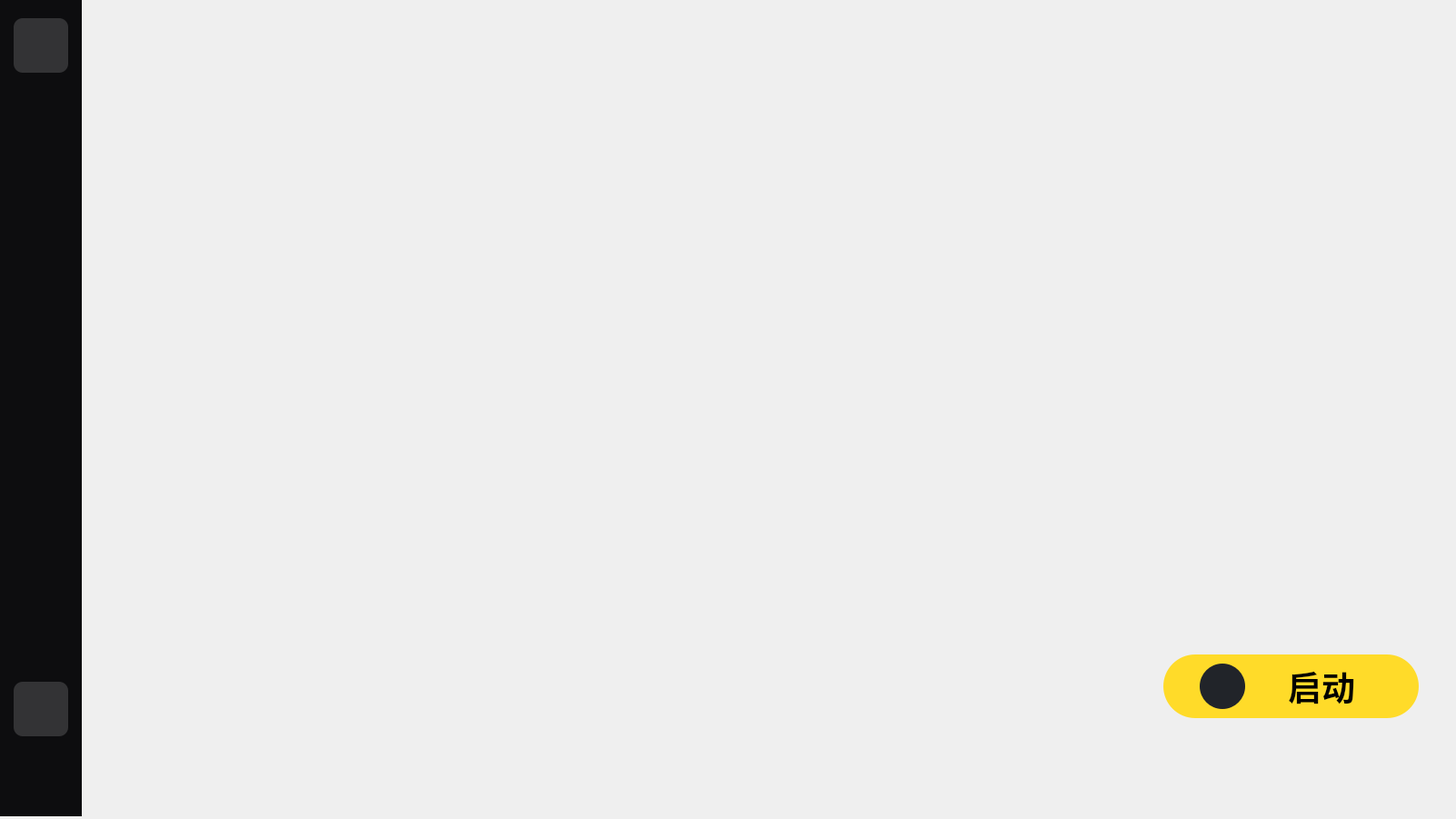
<?xml version="1.0" encoding="UTF-8"?>
<ui version="4.0">
 <class>MainWindow</class>
 <widget class="QMainWindow" name="MainWindow">
  <property name="geometry">
   <rect>
    <x>0</x>
    <y>0</y>
    <width>1602</width>
    <height>901</height>
   </rect>
  </property>
  <property name="minimumSize">
   <size>
    <width>1602</width>
    <height>901</height>
   </size>
  </property>
  <property name="baseSize">
   <size>
    <width>1602</width>
    <height>901</height>
   </size>
  </property>
  <property name="windowTitle">
   <string>MainWindow</string>
  </property>
  <widget class="QWidget" name="centralWidget">
   <widget class="QLabel" name="label">
    <property name="geometry">
     <rect>
      <x>90</x>
      <y>0</y>
      <width>1518</width>
      <height>901</height>
     </rect>
    </property>
    <property name="styleSheet">
     <string notr="true">background-image: url(:/QtImage/loadBack.jpg);</string>
    </property>
    <property name="text">
     <string/>
    </property>
   </widget>
   <widget class="QPushButton" name="login">
    <property name="geometry">
     <rect>
      <x>1280</x>
      <y>720</y>
      <width>281</width>
      <height>70</height>
     </rect>
    </property>
    <property name="font">
     <font>
      <family>微软雅黑</family>
      <pointsize>28</pointsize>
      <weight>75</weight>
      <bold>true</bold>
     </font>
    </property>
    <property name="cursor">
     <cursorShape>OpenHandCursor</cursorShape>
    </property>
    <property name="styleSheet">
     <string notr="true">border-radius:35px;border:1px;padding:1px 70px;
background-color: rgb(255,219,41);
text-align : right;border-right-width : 70px;</string>
    </property>
    <property name="text">
     <string>启动</string>
    </property>
   </widget>
   <widget class="QPushButton" name="up">
    <property name="geometry">
     <rect>
      <x>1320</x>
      <y>730</y>
      <width>50</width>
      <height>50</height>
     </rect>
    </property>
    <property name="styleSheet">
     <string notr="true">border-radius: 25px;background-color: rgb(33,36,41);</string>
    </property>
    <property name="text">
     <string/>
    </property>
   </widget>
   <widget class="QLabel" name="icon">
    <property name="geometry">
     <rect>
      <x>0</x>
      <y>0</y>
      <width>90</width>
      <height>898</height>
     </rect>
    </property>
    <property name="styleSheet">
     <string notr="true">background-color: rgb(13, 13, 15);</string>
    </property>
    <property name="text">
     <string/>
    </property>
   </widget>
   <widget class="QPushButton" name="mihoyo">
    <property name="geometry">
     <rect>
      <x>15</x>
      <y>750</y>
      <width>60</width>
      <height>60</height>
     </rect>
    </property>
    <property name="styleSheet">
     <string notr="true">background-color: rgb(51, 51, 53);border-radius:10px;border:1px;padding:1px 70px;
</string>
    </property>
    <property name="text">
     <string/>
    </property>
   </widget>
   <widget class="QPushButton" name="pushButton">
    <property name="geometry">
     <rect>
      <x>15</x>
      <y>20</y>
      <width>60</width>
      <height>60</height>
     </rect>
    </property>
    <property name="styleSheet">
     <string notr="true">background-color: rgb(51, 51, 53);border-radius:10px;border:1px;padding:1px 70px;
</string>
    </property>
    <property name="text">
     <string/>
    </property>
   </widget>
   <widget class="QPushButton" name="close">
    <property name="geometry">
     <rect>
      <x>1540</x>
      <y>10</y>
      <width>50</width>
      <height>50</height>
     </rect>
    </property>
    <property name="styleSheet">
     <string notr="true">background-color: transparent;border: none;</string>
    </property>
    <property name="text">
     <string/>
    </property>
   </widget>
   <widget class="QPushButton" name="mini">
    <property name="geometry">
     <rect>
      <x>1480</x>
      <y>15</y>
      <width>50</width>
      <height>50</height>
     </rect>
    </property>
    <property name="styleSheet">
     <string notr="true">background-color: transparent;border: none;</string>
    </property>
    <property name="text">
     <string/>
    </property>
   </widget>
  </widget>
 </widget>
 <layoutdefault spacing="6" margin="11"/>
 <resources/>
 <connections/>
</ui>
